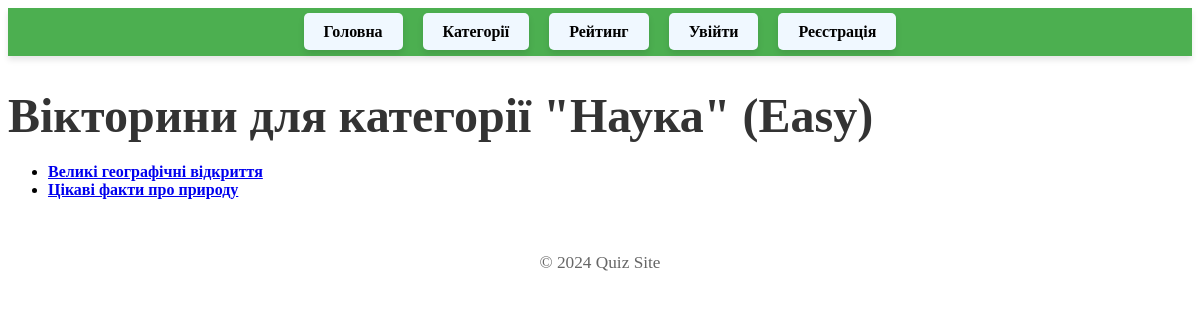
Screenshot of /categories/1/easy/ with the database file from the repository.
### quizzes/models.py (models this page shows, shortened)
class Category(models.Model):
    name = models.CharField(max_length=100, unique=True, verbose_name="Назва категорії")
    description = models.TextField(blank=True, verbose_name="Опис категорії")

class Quiz(models.Model):
    DIFFICULTY_LEVELS = [
        ('easy', 'Легкий'),
        ('medium', 'Середній'),
        ('hard', 'Складний'),
    ]
    category = models.ForeignKey(Category, on_delete=models.CASCADE, related_name='quizzes', verbose_name="Категорія")
    name = models.CharField(max_length=200, verbose_name="Назва вікторини")
    description = models.TextField(blank=True, verbose_name="Опис вікторини")
    difficulty = models.CharField(max_length=10, choices=DIFFICULTY_LEVELS, verbose_name="Рівень складності")

### quizzes/views.py (the view)
# urls.py: path('categories/<int:category_id>/<str:difficulty>/', views.quiz_list, name='quiz_list'),
def quiz_list(request, category_id, difficulty):
    category = get_object_or_404(Category, pk=category_id)
    quizzes = Quiz.objects.filter(category=category, difficulty=difficulty)
    return render(request, 'quiz_list.html', {'category': category, 'difficulty': difficulty, 'quizzes': quizzes})

### frontend/templates/quiz_list.html (shortened to what this page needs)
{% extends 'base.html' %}
{% load static %}
{% block content %}
<link rel="stylesheet" type="text/css" href="{% static 'styles.css' %}">
<h1>Вікторини для категорії "{{ category.name }}" ({{ difficulty|title }})</h1>
{% if quizzes %}
    <ul>
        {% for quiz in quizzes %}
            <li>
                <a href="{% url 'quiz_detail' quiz.id %}"><strong>{{ quiz.name }}</strong></a>
            </li>
        {% endfor %}
    </ul>
{% else %}
    <p>Немає вікторин для цієї категорії та рівня складності.</p>
{% endif %}
{% endblock %}

### frontend/static/styles.css (style rules this page uses)
h1 { font-size: 3em; color: #333; margin-bottom: 20px; }

### rows the page displays
Category: name "Наука"
Quiz: name "Великі географічні відкриття"
Quiz: name "Цікаві факти про природу"

### other values shown
{{ difficulty|title }} "Easy"
